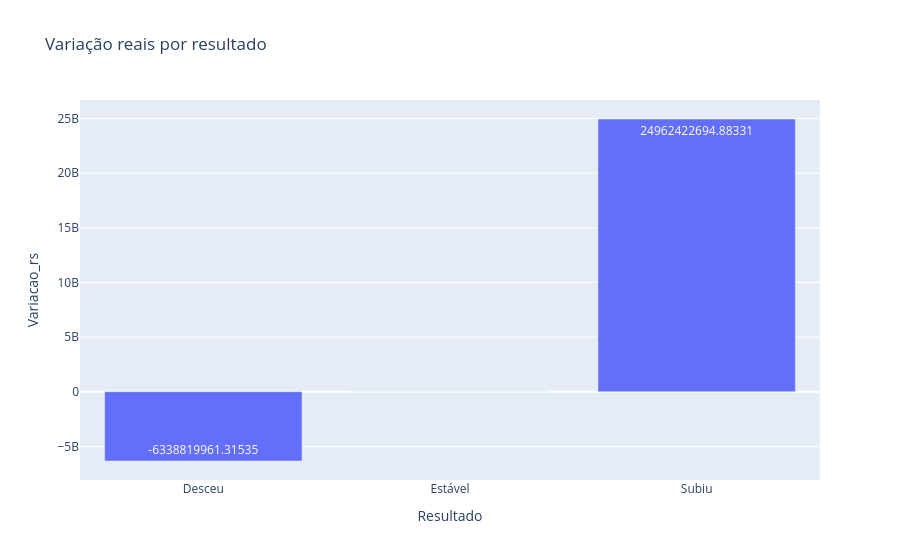

The code cell stored with this chart in its notebook:
### Markdown cell above
Os gráficos foram feitos com **Plotly**, que permite interagir com eles no VS Code/Jupyter. O GitHub nem sempre exibe essa parte interativa do notebook. Por isso, deixei também uma **versão estática feita com Matplotlib** logo após cada gráfico: assim dá para ver o resultado no GitHub sem instalar nada. Os gráficos interativos continuam no código para quem executar o notebook. KKKKK 💗

### Code cell
fig = px.bar(df_analise_saldo, x='Resultado', y='Variacao_rs', text='Variacao_rs', title='Variação reais por resultado')
fig.show()

# Versão estática para aparecer no GitHub (o Plotly interativo continua acima).
import matplotlib.pyplot as plt
fig_estatica, ax = plt.subplots(figsize=(9, 5))
ax.bar(df_analise_saldo['Resultado'].astype(str), df_analise_saldo['Variacao_rs'])
ax.set_title('Variação reais por resultado')
ax.set_xlabel('Resultado')
ax.set_ylabel('Variação (R$)')
ax.tick_params(axis='x', labelrotation=20)
fig_estatica.tight_layout()
plt.show()

### Figure 1 — Plotly figure (JSON) as saved in the notebook; plotly's stock layout.template omitted (floating-point values rounded to 4 significant figures)
{"data": [{"hovertemplate": "Resultado=%{x}<br>Variacao_rs=%{text}<extra></extra>", "legendgroup": "", "marker": {"color": "#636efa", "pattern": {"shape": ""}}, "name": "", "orientation": "v", "showlegend": false, "text": [-6339000000.0, 0.0, 24960000000.0], "textposition": "auto", "type": "bar", "x": ["Desceu", "Estável", "Subiu"], "xaxis": "x", "y": [-6339000000.0, 0.0, 24960000000.0], "yaxis": "y"}], "layout": {"barmode": "relative", "legend": {"tracegroupgap": 0}, "title": {"text": "Variação reais por resultado"}, "xaxis": {"anchor": "y", "domain": [0, 1], "title": {"text": "Resultado"}}, "yaxis": {"anchor": "x", "domain": [0, 1], "title": {"text": "Variacao_rs"}}}}
